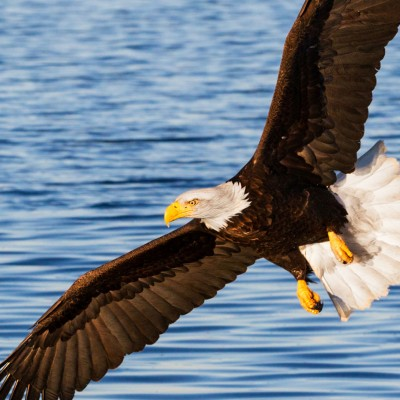
#> input picture hpc_mp/image1.jpg, 400 x 400 px
$ python hpc_mp.py
#> lines starting #> are read from the running program, lines starting #| are printed output that depends on the picture
import pycuda.autoinit
import pycuda.driver as drv
import numpy as np
from pycuda.compiler import SourceModule
import time
import cv2
from google.colab.patches import cv2_imshow

FILEPATH = 'image1.jpg'

im = cv2.imread(FILEPATH)
#> im is the input picture: shape (400, 400, 3); mean B, G, R 136.4, 123.7, 111.6

cv2_imshow(im)

HEIGHT, WIDTH, _ = im.shape
#> HEIGHT = 400; WIDTH = 400

r = im[:,:,0].copy().astype(np.float32)
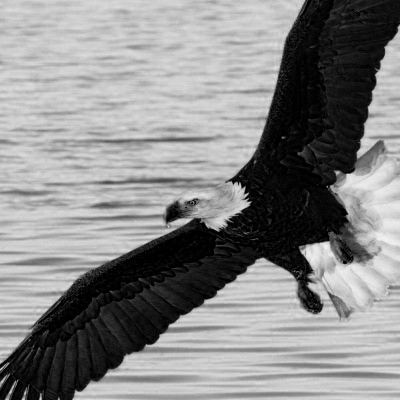
#> r: shape (400, 400) float32; min 0, max 242, mean 136.4
g = im[:,:,1].copy().astype(np.float32)
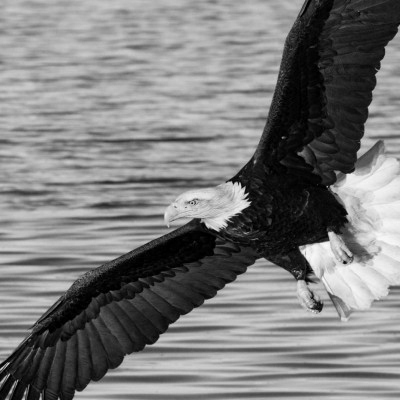
#> g: shape (400, 400) float32; min 0, max 253, mean 123.7
b = im[:,:,2].copy().astype(np.float32)
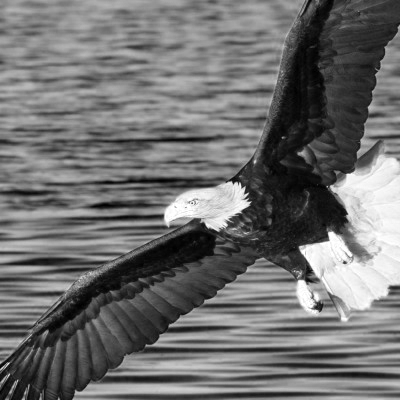
#> b: shape (400, 400) float32; min 0, max 255, mean 111.6

## **CUDA**

#> (the run stopped early here; a loop or call above may not have finished)
